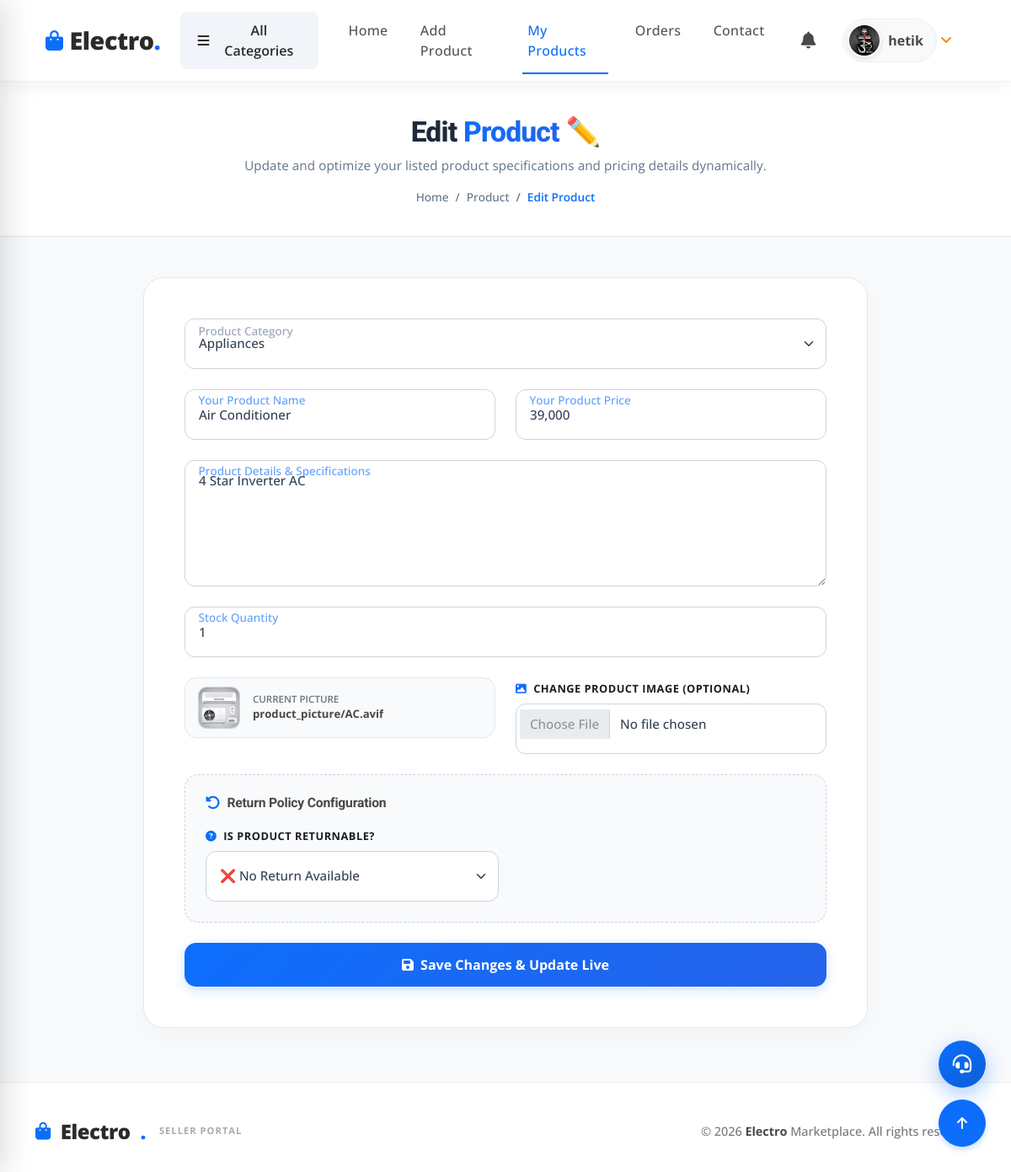
The page /seller-edit-product/14/ (signed in) on the database its author committed.
### myapp/models.py (models this page shows, shortened)
class User(models.Model):
    fname=models.CharField(max_length=100)
    lname=models.CharField(max_length=100)
    email=models.EmailField()
    mobile=models.PositiveIntegerField()
    address=models.TextField()
    password=models.CharField(max_length=100)
    profile_picture=models.ImageField(upload_to="profile_picture/")
    usertype=models.CharField(max_length=100,default="buyer")

class Product(models.Model):
    seller=models.ForeignKey(User,on_delete=models.CASCADE)
    category=(
        ("Mobile","Mobile"),
        ("Electronics","Electronics"),
    )
    product_category=models.CharField(max_length=100,choices=category)
    product_name=models.CharField(max_length=100)
    product_price=models.PositiveIntegerField()
    product_desc=models.TextField()
    product_picture=models.ImageField(upload_to="product_picture/")
    product_status=models.BooleanField(default=True)
    product_stock=models.PositiveIntegerField(default=0)
    returnable=models.BooleanField(default=False)
    return_days=models.PositiveIntegerField(default=0)

### myapp/views.py (the view)
# urls.py: path('seller-edit-product/<int:pk>/',views.seller_edit_product,name='seller-edit-product'),
def seller_edit_product(request,pk):
    try:
        user = User.objects.get(email=request.session['email'])
        if user.usertype != "seller":
            return redirect('index')
        product = Product.objects.get(pk=pk, seller=user)
    except:
        return redirect('seller-view-product')
    if request.method=="POST":
        product.product_category=request.POST['product_category']
        product.product_name=request.POST['product_name']
        product.product_price=request.POST['product_price'].replace(',', '')
        product.product_desc=request.POST['product_desc']
        product.product_stock=request.POST['product_stock']
        returnable = request.POST.get('returnable') == 'true'
        try:
            return_days = int(request.POST.get('return_days', 0))
        except ValueError:
            return_days = 0
        if not returnable:
            return_days = 0
        product.returnable = returnable
        product.return_days = return_days
        try:
            product.product_picture=request.FILES['product_picture']
        except:
            pass
        product.save()
        msg="Product Updated Successfully"
        return render(request,'seller-edit-product.html',{'product':product,'msg':msg, 'categories': CATEGORIES})
    else:
        return render(request,'seller-edit-product.html',{'product':product, 'categories': CATEGORIES})

### myapp/templates/seller-edit-product.html (shortened to what this page needs)
{% extends 'seller-header.html' %}
{% load static %}
{% block content %}
<!DOCTYPE html>
<html lang="en">
<head>
    <link rel="stylesheet" href="https://cdnjs.cloudflare.com/ajax/libs/font-awesome/6.5.0/css/all.min.css">
</head>
<body>
    <div class="container-fluid page-header-compact text-center">
        <h2 class="wow fadeInUp" data-wow-delay="0.1s">Edit <span class="text-primary-gradient">Product</span> ✏️</h2>
        <p class="header-subtitle mb-3 wow fadeInUp" data-wow-delay="0.2s">Update and optimize your listed product specifications and pricing details dynamically.</p>
        <ol class="breadcrumb justify-content-center mb-0 wow fadeInUp" data-wow-delay="0.3s">
            <li class="breadcrumb-item"><a href="{% url 'seller-index' %}">Home</a></li>
            <li class="breadcrumb-item"><a href="{% url 'seller-view-product' %}">Product</a></li>
            <li class="breadcrumb-item active">Edit Product</li>
        </ol>
    </div>
    <div class="container-fluid form-bg">
        <div class="container">
            <div class="form-card wow fadeInUp" data-wow-delay="0.1s">
                <form method="post" action="{% url 'seller-edit-product' pk=product.pk %}" enctype="multipart/form-data">
                    <div class="row g-4">
                        <div class="col-12">
                            <div class="form-floating">
                                <select name="product_category" class="form-select" id="product_category" required style="height: 60px;">
                                    {% for category in categories %}
                                        <option value="{{ category }}" {% if product.product_category == category %}selected{% endif %}>{{ category }}</option>
                                    {% endfor %}
                                </select>
                                <label for="product_category">Product Category</label>
                            </div>
                        </div>
                        <div class="col-md-6">
                            <div class="form-floating">
                                <input type="text" class="form-control" id="name" name="product_name" value="{{ product.product_name }}" placeholder="Your Product Name" required style="height: 60px;">
                                <label for="name">Your Product Name</label>
                            </div>
                        </div>
                        <div class="col-md-6">
                            <div class="form-floating">
                                <input type="text" inputmode="decimal" class="form-control price-format-input" id="product_price" name="product_price" value="{{ product.product_price }}" placeholder="Your Product Price" required style="height: 60px;">
                                <label for="product_price">Your Product Price</label>
                            </div>
                        </div>
                        <div class="col-12">
                            <div class="form-floating">
                                <textarea class="form-control" name="product_desc" placeholder="Product Details" id="message" style="height: 150px" required>{{ product.product_desc }}</textarea>
                                <label for="message">Product Details & Specifications</label>
                            </div>
                        </div>
                        <div class="col-12">
                            <div class="form-floating">
                                <input type="number" class="form-control" id="product_stock" name="product_stock" value="{{ product.product_stock }}" min="0" placeholder="Stock Quantity" required style="height: 60px;">
                                <label for="product_stock">Stock Quantity</label>
                            </div>
                        </div>
                        <div class="col-md-6">
                            <div class="thumb-preview-wrap">
                                <img src="{{ product.product_picture.url }}" class="thumb-preview" alt="Current image">
                                <div class="d-flex flex-column">
                                    <span class="text-xs text-muted" style="font-size: 0.72rem; font-weight: 600; text-transform: uppercase;">Current Picture</span>
                                    <span class="text-sm text-dark fw-bold" style="font-size: 0.82rem; white-space: nowrap; overflow: hidden; text-overflow: ellipsis; max-width: 250px;">{{ product.product_picture.name }}</span>
                                </div>
                            </div>
                        </div>
                        <div class="col-md-6">
                            <div class="custom-input-group">
                                <label for="product_picture" class="form-label fw-bold text-secondary mb-1.5" style="font-size: 0.8rem; text-transform: uppercase; letter-spacing: 0.5px;"><i class="fas fa-image text-primary me-1"></i> Change Product Image (Optional)</label>
                                <input type="file" class="form-control" id="product_picture" name="product_picture" style="height: 60px; padding-top: 14px;">
                            </div>
                        </div>
                        <div class="col-12">
                            <div class="sub-section-card">
                                <h5 class="mb-3 text-dark d-flex align-items-center" style="font-weight: 700; font-size: 0.98rem; letter-spacing: -0.2px;">
                                    <i class="fas fa-undo-alt me-2 text-primary" style="font-size: 1.1rem;"></i> Return Policy Configuration
                                </h5>
                                <div class="row g-3">
                                    <div class="col-md-6">
                                        <div class="custom-input-group">
                                            <label for="returnable" class="form-label fw-bold text-secondary mb-1.5" style="font-size: 0.8rem; text-transform: uppercase; letter-spacing: 0.5px;"><i class="fas fa-question-circle text-primary me-1"></i> Is Product Returnable?</label>
                                            <select name="returnable" class="form-select" id="returnable" required onchange="toggleReturnWindow()" style="height: 60px;">
                                                <option value="false" {% if not product.returnable %}selected{% endif %}>❌ No Return Available</option>
                                            </select>
                                        </div>
                                    </div>
                                </div>
                            </div>
                        </div>
                        <div class="col-12 mt-4">
                            <button type="submit" class="btn-submit-premium">
                                <i class="fas fa-save"></i> Save Changes & Update Live
                            </button>
                        </div>
                    </div>
                </form>
            </div>
        </div>
    </div>
</body>
</html>
{% endblock %}

### myapp/templates/seller-header.html (shortened to what this page needs)
{% load static %}
<!DOCTYPE html>
<html lang="en">
<head>
    <link rel="stylesheet" href="https://use.fontawesome.com/releases/v5.15.4/css/all.css" />
    <link href="https://cdn.jsdelivr.net/npm/bootstrap-icons@1.4.1/font/bootstrap-icons.css" rel="stylesheet">
    <link href="{% static 'lib/animate/animate.min.css' %}" rel="stylesheet">
    <link href="{% static 'lib/owlcarousel/assets/owl.carousel.min.css' %}" rel="stylesheet">
    <link href="{% static 'css/bootstrap.min.css' %}" rel="stylesheet">
    <link href="{% static 'css/style.css' %}?v=3" rel="stylesheet">
</head>
<body>
</head>
<body>
</head>
<body>
    <header class="modern-header">
        <div class="container px-4">
            <nav class="navbar navbar-expand-lg navbar-light py-2 px-0">
                <a href="{% url 'seller-index' %}" class="brand-logo me-4">
                    <i class="fas fa-shopping-bag me-2"></i>Electro<span class="text-primary">.</span>
                </a>
                {% if request.session.email %}
                <div class="nav-item dropdown d-none d-lg-block me-3">
                    <button class="category-btn d-flex align-items-center" type="button" data-bs-toggle="dropdown">
                        <i class="fa fa-bars me-2"></i> All Categories
                    </button>
                </div>
                {% endif %}
                <div class="collapse navbar-collapse" id="navbarCollapse">
                    {% if request.session.email %}
                    <div class="navbar-nav modern-nav me-auto">
                        <a href="{% url 'seller-index' %}" class="nav-item nav-link {% if request.resolver_match.url_name == 'seller-index' %}active{% endif %}">Home</a>
                        <a href="{% url 'seller-add-product' %}" class="nav-item nav-link {% if request.resolver_match.url_name == 'seller-add-product' %}active{% endif %}">Add Product</a>
                        <a href="{% url 'seller-view-product' %}" class="nav-item nav-link {% if request.resolver_match.url_name == 'seller-view-product' or request.resolver_match.url_name == 'seller-edit-product' or request.resolver_match.url_name == 'seller-product-details' %}active{% endif %}">My Products</a>
                        <a href="{% url 'seller-myorder' %}" class="nav-item nav-link {% if request.resolver_match.url_name == 'seller-myorder' %}active{% endif %}">Orders</a>
                        <a href="{% url 'seller-contact' %}" class="nav-item nav-link {% if request.resolver_match.url_name == 'seller-contact' %}active{% endif %}">Contact</a>
                    </div>
                    {% endif %}
                    <div class="d-flex align-items-center ms-lg-4 mt-3 mt-lg-0">
                        {% if request.session.email %}
                        <div class="nav-item me-3">
                            <a href="javascript:void(0)" class="text-dark position-relative fs-5" id="sellerNotificationDropdown" style="transition: transform 0.2s; display: inline-block;">
                                <i class="fas fa-bell"></i>
                            </a>
                        </div>
                        <div class="nav-item dropdown">
                            <a href="#" class="nav-link dropdown-toggle d-flex align-items-center text-decoration-none" data-bs-toggle="dropdown">
                                <div class="profile-widget d-flex align-items-center">
                                    <div class="profile-img-wrap me-2">
                                        <img src="{{ request.session.profile_picture }}" alt="Profile" style="width: 100%; height: 100%; object-fit: cover;">
                                    </div>
                                    <span class="fw-bold text-dark fs-6">{{ request.session.fname }}</span>
                                </div>
                            </a>
                        </div>
                        {% else %}
                        <div class="d-flex gap-2">
                            <a href="{% url 'seller-login' %}" class="btn btn-outline-primary rounded-pill px-4">Login</a>
                            <a href="{% url 'signup' %}" class="btn btn-primary rounded-pill px-4 shadow-sm">Sign Up</a>
                        </div>
                        {% endif %}
                    </div>
                </div>
            </nav>
        </div>
    </header>
    {% block content %}
    {% endblock %}
    {% include 'seller-footer.html' %}
    {% if request.session.email %}
    <a href="#" class="btn btn-primary btn-lg-square back-to-top"><i class="fa fa-arrow-up"></i></a>
    <a href="{% url 'seller-contact' %}" class="support-fab" id="contact-fab-btn">
        <i class="fas fa-headset"></i>
    </a>
    {% endif %}
</body>
</html>

### rows shown on the page
User: session.fname "hetik"
Product: product_category "Appliances", product_name "Air Conditioner", product_price "39,000", product_desc "4 Star Inverter AC", product_stock "1", product_picture (picture), product_picture.name "product_picture/AC.avif", returnable "❌ No Return Available"
